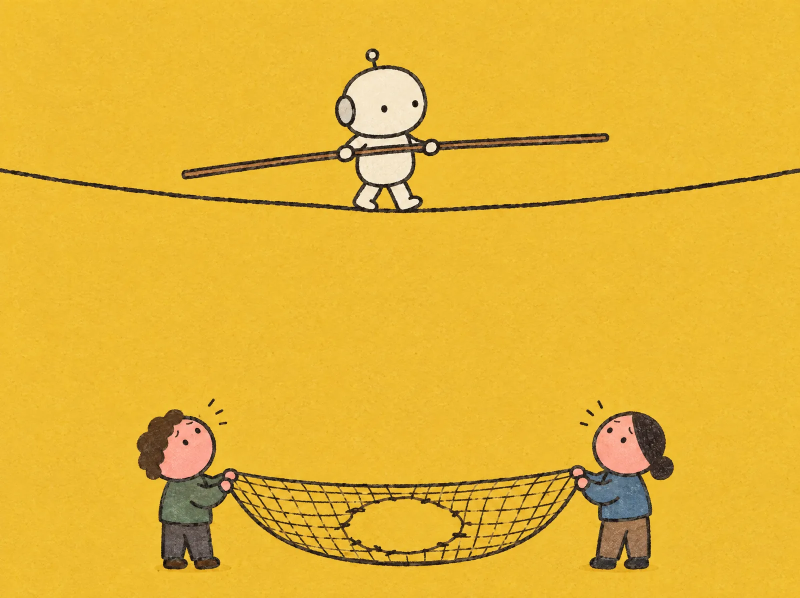
#> input picture assets/img/hf_20261007_123435_63aadd54-d023-4ea5-81bd-f67260f2e1b0.webp, 1600 x 1195 px (shown at 1/2 size)
$ python -i fetch_images.py   (imports and definitions only)
#> lines starting #> are read from the running program, lines starting #| are printed output that depends on the picture
#!/usr/bin/env python3
"""힉스필드 등 외부 주소에 있는 그림과 녹음을 내려받아 사이트 안에 저장하고, 글과 목록의 주소를 사이트 안 경로로 바꿉니다.
- 그림: assets/img/ (WebP로 줄여서)
- 녹음: assets/audio/ (소식 섹션의 data-audio, 받은 그대로)

GitHub Actions(.github/workflows/fetch-images.yml)가 저장소에 올라올 때마다 실행합니다.
직접 실행: python3 scripts/fetch_images.py
"""
import json
import pathlib
import re
import sys
import urllib.request

ROOT = pathlib.Path(__file__).resolve().parent.parent
IMG = ROOT / "assets" / "img"
URL_RE = re.compile(r"https://d8j0ntlcm91z4\.cloudfront\.net/[^\s\"'<>)]+\.(?:png|jpe?g|webp)")
AUDIO = ROOT / "assets" / "audio"
AUDIO_RE = re.compile(r"https://d8j0ntlcm91z4\.cloudfront\.net/[^\s\"'<>)]+\.(?:mp3|m4a|wav)")


MAX_W = {"thumb": 900, "full": 1600}


# [98 lines left out: functions local_name, shrink, download, download_audio, main, not called in this run]


SITE = "https://artricx.github.io/ailab/"
OG = ROOT / "assets" / "og"
IMG_SRC_RE = re.compile(r'(?:\.\./)?(assets/img/[^"\s]+\.webp)')


# [7 lines left out: function og_tags, not called in this run]


def og_jpg(src, dest):
    """공유 미리보기용 1200×630 JPG(카톡·문자·SNS가 잘 읽는 형식). 가운데를 잘라 씁니다."""
#> called with dest = 'out.png'
    from PIL import Image
    im = Image.open(src).convert("RGB")
#> im is the input picture: PIL image 1600x1195 RGB; mean R, G, B 227.8, 180.2, 52.4
    w, h = 1200, 630
    scale = max(w / im.width, h / im.height)
#> scale = 0.75
    im = im.resize((round(im.width * scale), round(im.height * scale)), Image.LANCZOS)
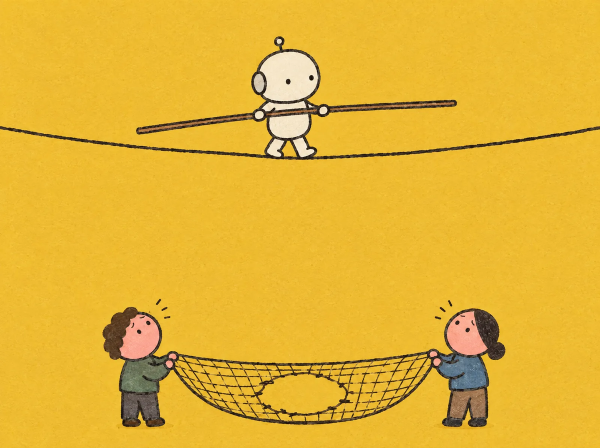
#> im: PIL image 1200x896 RGB (shown at 1/2 size); mean R, G, B 227.8, 180.2, 52.4
    left, top = (im.width - w) // 2, (im.height - h) // 2
#> left = 0; top = 133
    im.crop((left, top, left + w, top + h)).save(dest, "JPEG", quality=85, optimize=True, progressive=True)
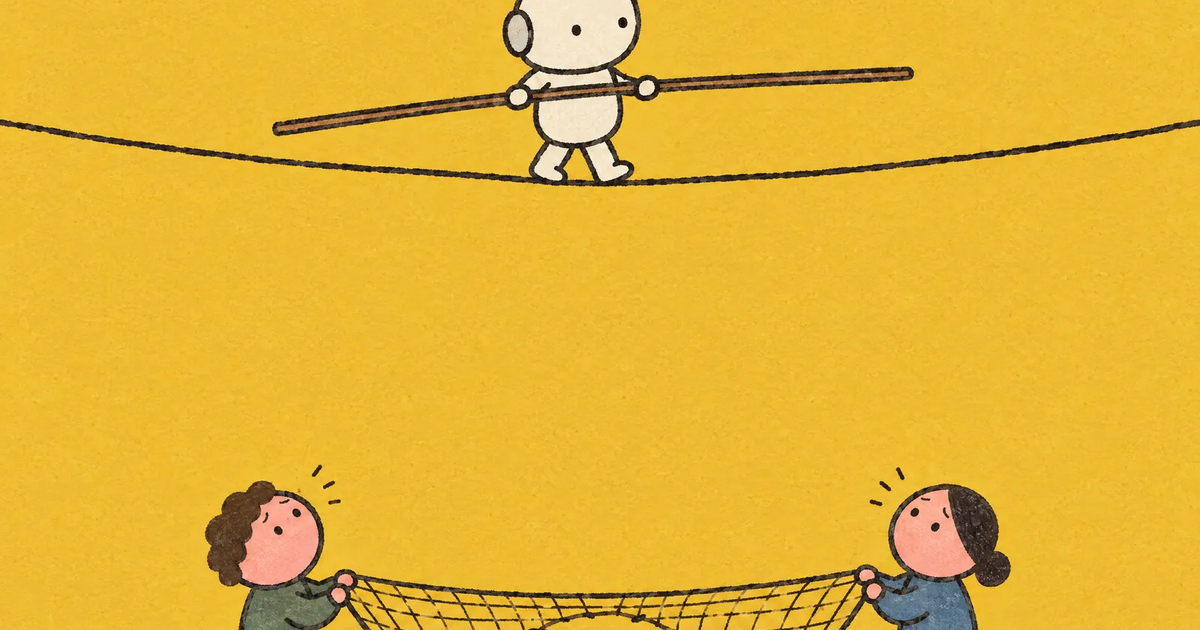
#> saved as out.png: PIL image 1200x630 RGB; mean R, G, B 228.1, 180.4, 53.1
#> (the run stopped early here; a loop or call above may not have finished)

$ run again, on assets/img/hf_20261007_123435_949cb29c-a352-4fbb-8a41-25fac98ddbad_min.webp
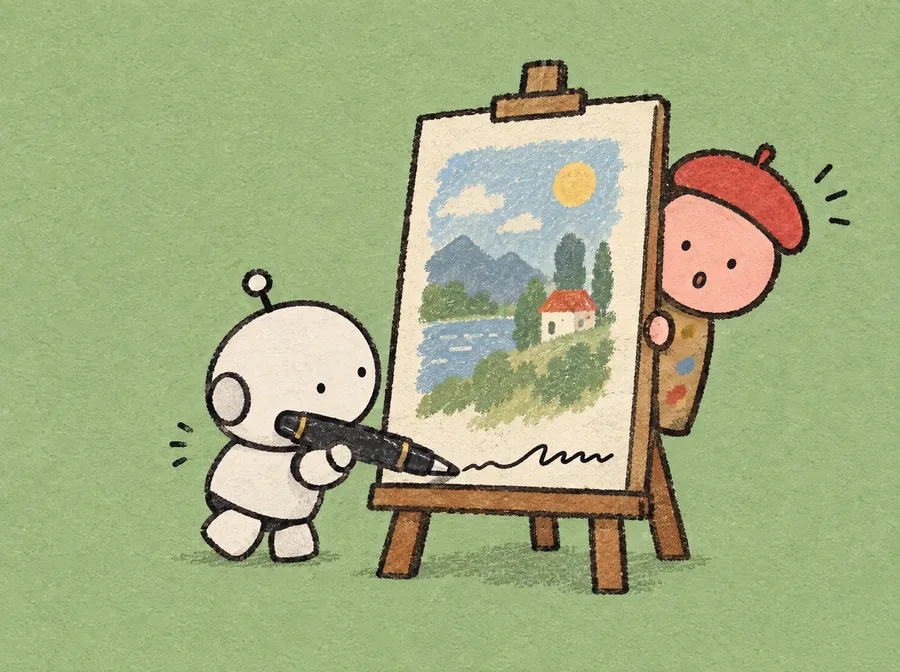
#> input picture assets/img/hf_20261007_123435_949cb29c-a352-4fbb-8a41-25fac98ddbad_min.webp, 900 x 672 px
#> in og_jpg, im is the input picture: PIL image 900x672 RGB; mean R, G, B 163, 173.9, 129.2
#> im: PIL image 1200x896 RGB
#> in og_jpg, `im.crop((left, top, left + w, top + h)).save(dest, "JPEG", quality=85,..`:
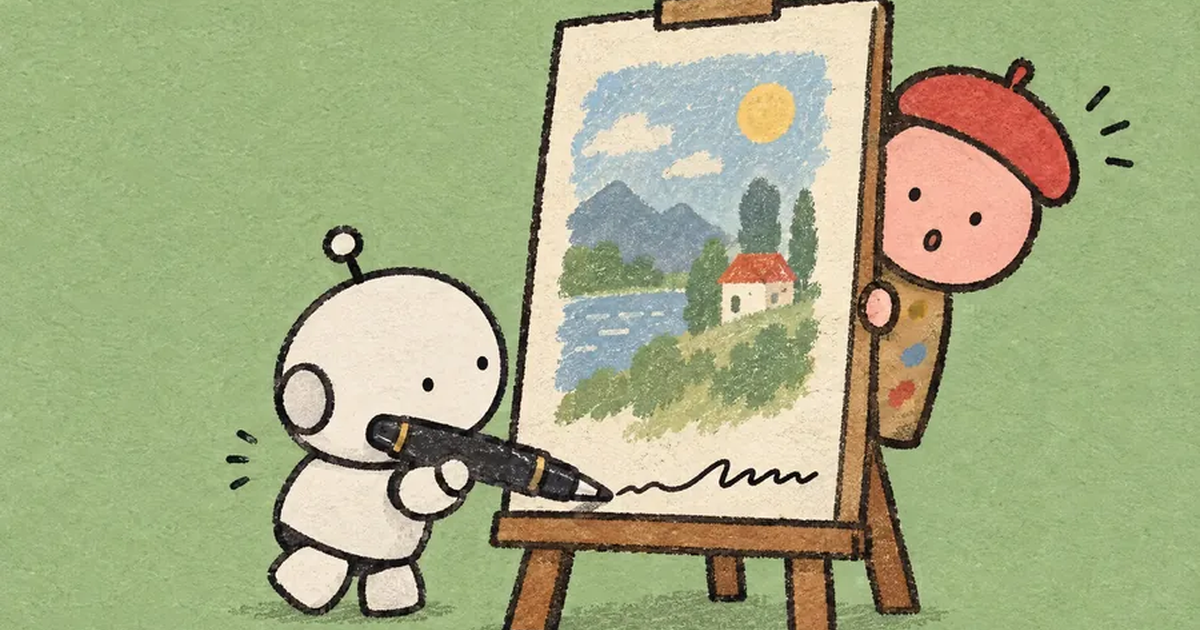
#> saved as out.png: PIL image 1200x630 RGB; mean R, G, B 165.4, 171.4, 131.1

$ run again, on assets/img/hf_20261007_212807_19b45968-c13a-44e1-9da4-9b07c6423a0f.webp
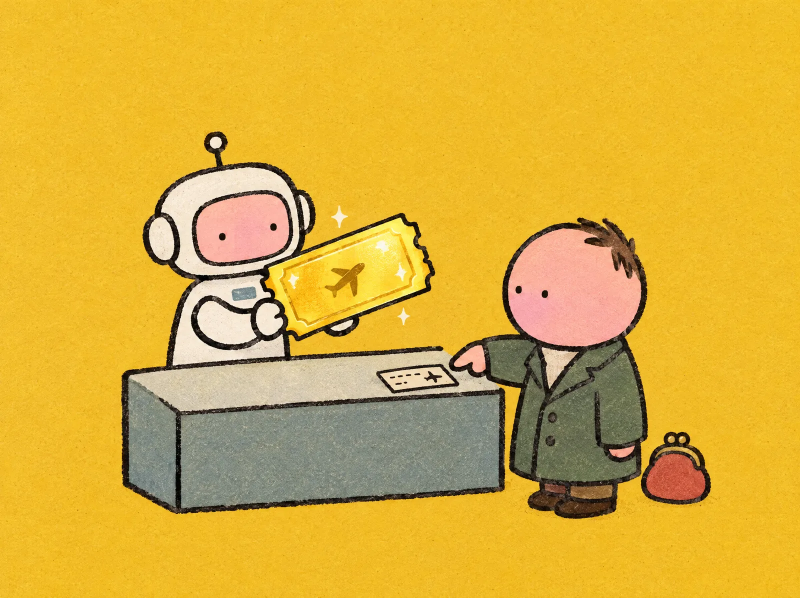
#> input picture assets/img/hf_20261007_212807_19b45968-c13a-44e1-9da4-9b07c6423a0f.webp, 1600 x 1195 px (shown at 1/2 size)
#> in og_jpg, im is the input picture: PIL image 1600x1195 RGB; mean R, G, B 217.2, 174.7, 59.7
#> im: PIL image 1200x896 RGB
#> in og_jpg, `im.crop((left, top, left + w, top + h)).save(dest, "JPEG", quality=85,..`:
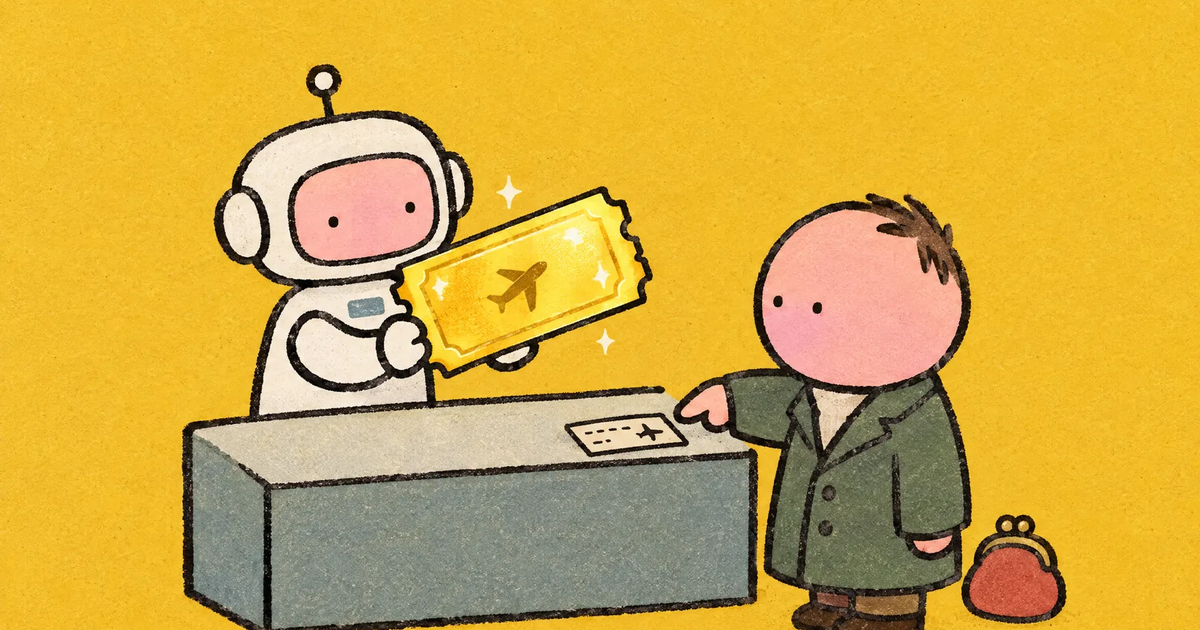
#> saved as out.png: PIL image 1200x630 RGB; mean R, G, B 207.6, 169.1, 68.7

$ run again, on assets/img/hf_20261007_212807_8c98aced-c38c-4349-b77f-ef5525b318c5.webp
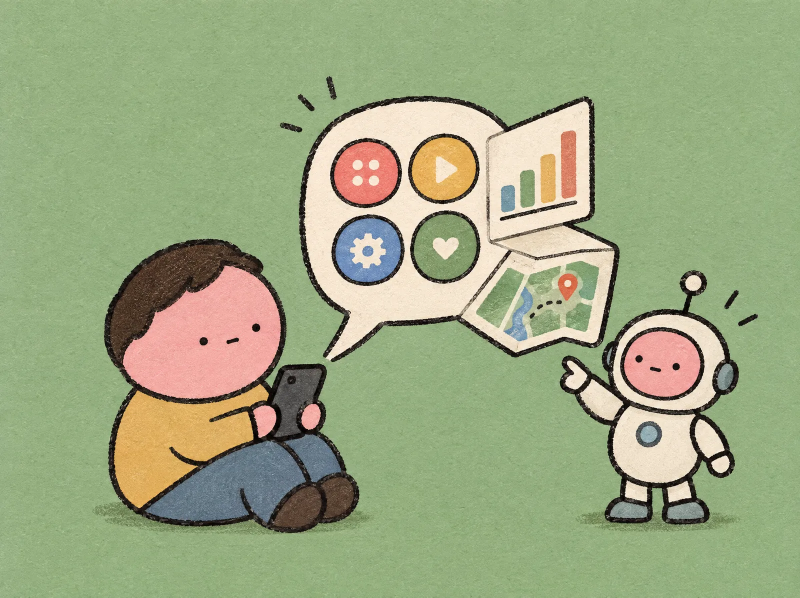
#> input picture assets/img/hf_20261007_212807_8c98aced-c38c-4349-b77f-ef5525b318c5.webp, 1600 x 1195 px (shown at 1/2 size)
#> in og_jpg, im is the input picture: PIL image 1600x1195 RGB; mean R, G, B 155.9, 167.7, 129
#> im: PIL image 1200x896 RGB
#> in og_jpg, `im.crop((left, top, left + w, top + h)).save(dest, "JPEG", quality=85,..`:
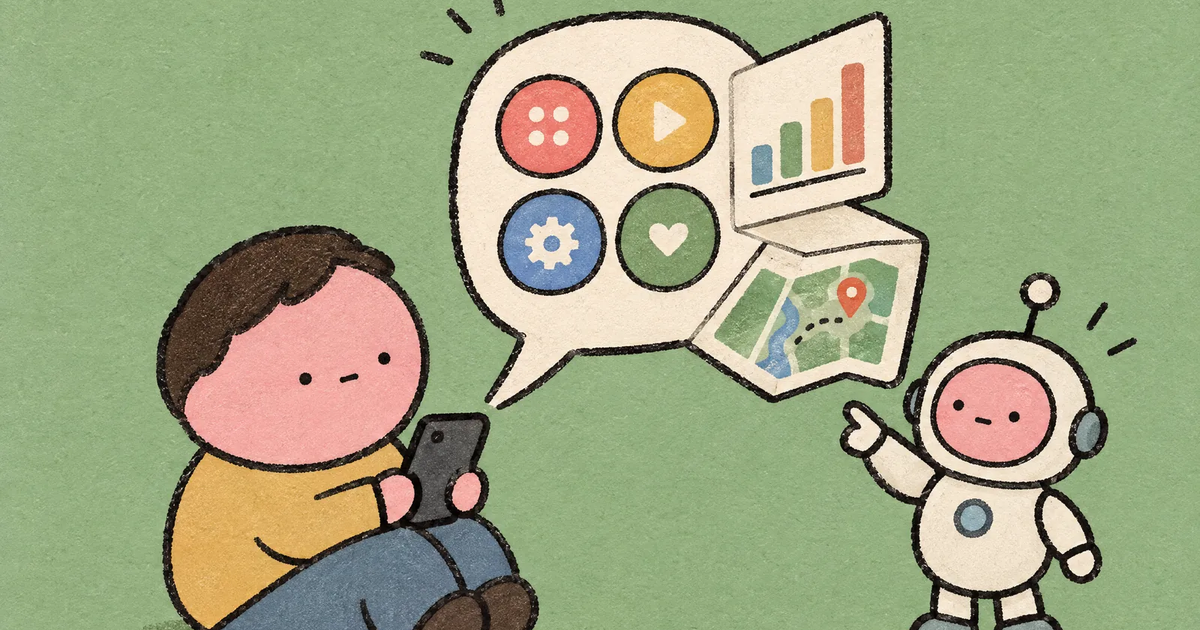
#> saved as out.png: PIL image 1200x630 RGB; mean R, G, B 159.7, 166, 130.5
